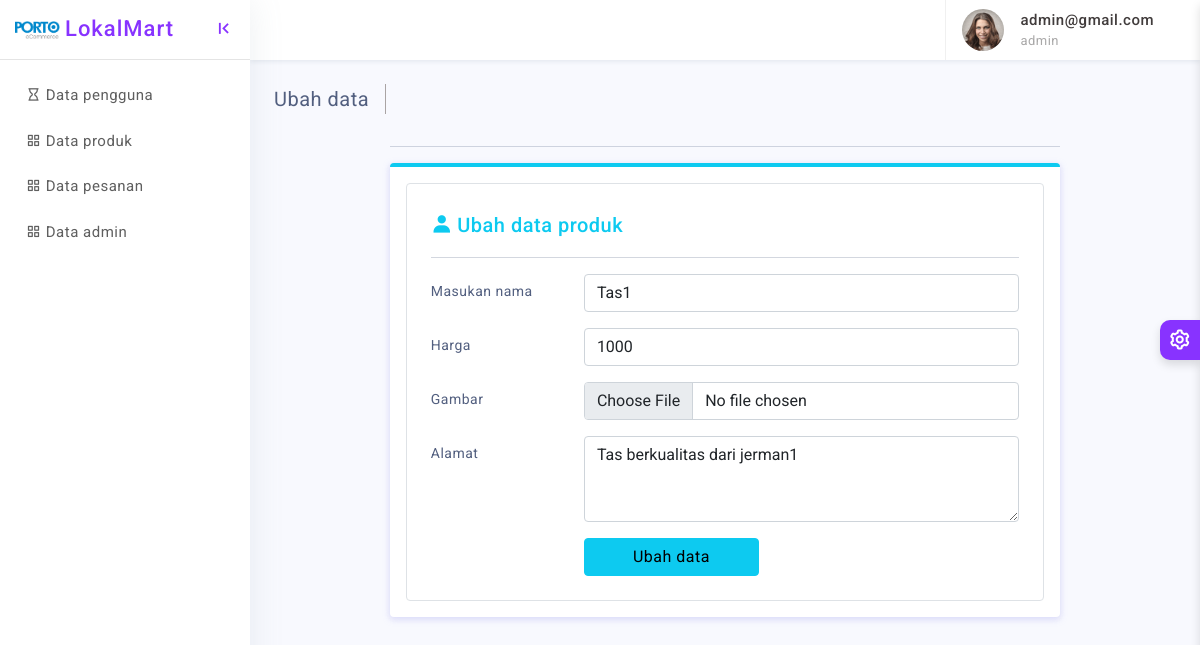
Page /admin/product-edit.php?id=1 (signed in) on the committed database.
### tables this page shows
CREATE TABLE `product` (
  `id_product` int(11) NOT NULL,
  `product_name` varchar(255) NOT NULL,
  `price` int(11) NOT NULL,
  `description` text NOT NULL,
  `image` varchar(255) NOT NULL
);

### admin/product-edit.php (the view, shortened to what this page needs)
<?php include 'template/header.php'; ?>
<div class="page-wrapper">
			<div class="page-content">
				<div class="page-breadcrumb d-none d-sm-flex align-items-center mb-3">
					<div class="breadcrumb-title pe-3">Ubah data</div>
				</div>
				<div class="row">
					<div class="col-xl-9 mx-auto">
						<hr/>
						<div class="card border-top border-0 border-4 border-info">
							<div class="card-body">
								<div class="border p-4 rounded">
									<div class="card-title d-flex align-items-center">
										<div><i class="bx bxs-user me-1 font-22 text-info"></i>
										</div>
										<h5 class="mb-0 text-info">Ubah data produk</h5>
									</div>
									<hr/>
									<form action="product/edit.php" method="post" enctype="multipart/form">
									<?php
										include '../mysql.php';
										$data = mysqli_query($connect, "SELECT * FROM product WHERE id_product='$_GET[id]'");
										while($data2 = mysqli_fetch_array($data)){
									?>
										<div class="row mb-3">
											<label for="inputEnterYourName" class="col-sm-3 col-form-label">Masukan nama</label>
											<div class="col-sm-9">
												<input type="text" name="product_name" class="form-control" id="inputEnterYourName" value="<?php echo $data2['product_name'] ?>">
											</div>
										</div>
										<div class="row mb-3">
											<label for="inputPhoneNo2" class="col-sm-3 col-form-label">Harga</label>
											<div class="col-sm-9">
												<input type="number" name="price" class="form-control" id="inputPhoneNo2" value="<?php echo $data2['price'] ?>">
											</div>
										</div>
										<div class="row mb-3">
											<label for="inputChoosePassword2" class="col-sm-3 col-form-label">Gambar</label>
											<div class="col-sm-9">
												<input type="file" name="image" class="form-control" id="inputChoosePassword2" placeholder="Masukan password">
											</div>
										</div>
										<div class="row mb-3">
											<label for="inputAddress4" class="col-sm-3 col-form-label">Alamat</label>
											<div class="col-sm-9">
												<textarea name="description" class="form-control" id="inputAddress4" rows="3"><?php echo $data2['description'] ?></textarea>
											</div>
										</div>
										<div class="row">
											<label class="col-sm-3 col-form-label"></label>
											<div class="col-sm-9">
												<button type="submit" class="btn btn-info px-5">Ubah data</button>
											</div>
										</div>
									<?php } ?>
									</form>
								</div>
							</div>
						</div>
					</div>
				</div>
			</div>
		</div>
<?php include 'template/footer.php'; ?>

### admin/assets/css/app.css (style rules this page uses)
body { font-size: 14px; color: #525f7f; background-color: #f8f9fe; letter-spacing: 0.5px; overflow-x: hidden; font-family: 'Roboto', sans-serif; }
.page-wrapper { height: 100%; margin-top: 60px; margin-bottom: 30px; margin-left: 250px; }
.page-content { padding: 1.5rem; }
.breadcrumb-title { font-size: 20px; border-right: 1.5px solid #aaa4a4; }
.font-22 { font-size: 22px; }
input::placeholder { color: #000 !important; opacity: .3 !important }

### rows in the picture
product: product_name "Tas1", price "1000", description "Tas berkualitas dari jerman1"

### other values in the picture
$_SESSION['email'] "admin@gmail.com"
$_SESSION['roles'] "admin"
